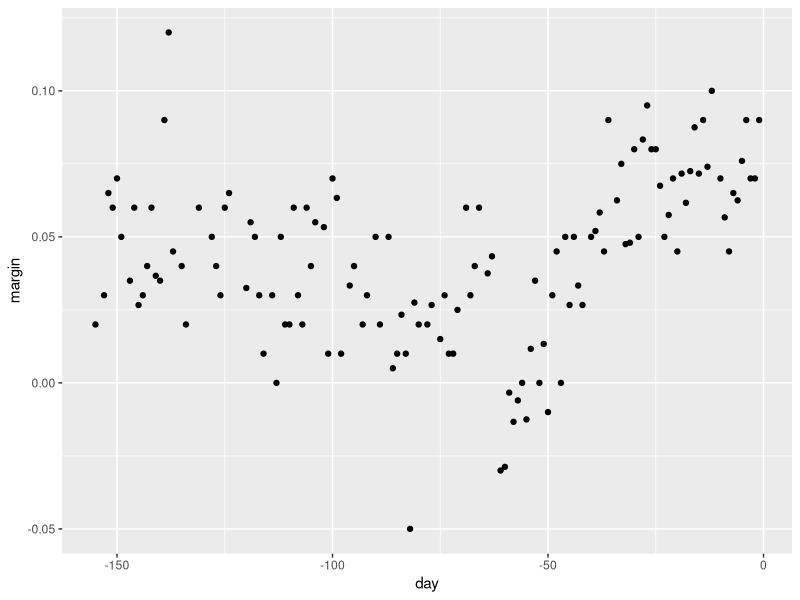
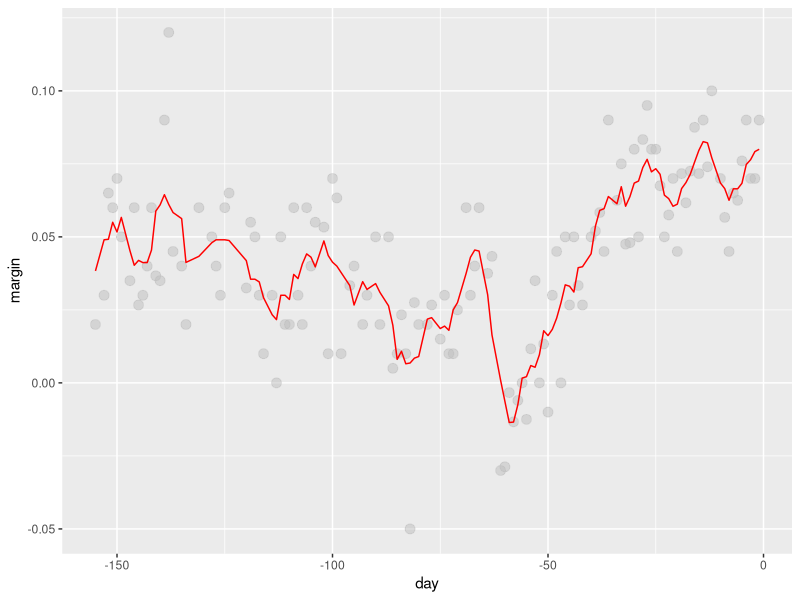
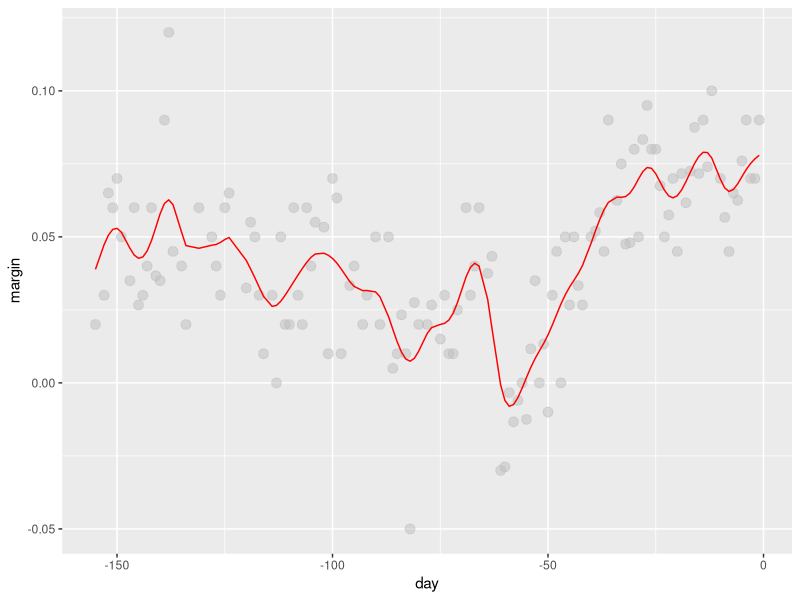

These charts were generated, in order, by the following R code:
library(dslabs)
library(tidyverse)
data("polls_2008")
qplot(day, margin, data = polls_2008)

# bin smoothers
span <- 7 
fit <- with(polls_2008,ksmooth(day, margin, x.points = day, kernel="box", bandwidth =span))
polls_2008 %>% mutate(smooth = fit$y) %>%
  ggplot(aes(day, margin)) +
  geom_point(size = 3, alpha = .5, color = "grey") + 
  geom_line(aes(day, smooth), color="red")

# kernel
span <- 7
fit <- with(polls_2008, ksmooth(day, margin,  x.points = day, kernel="normal", bandwidth = span))
polls_2008 %>% mutate(smooth = fit$y) %>%
  ggplot(aes(day, margin)) +
  geom_point(size = 3, alpha = .5, color = "grey") + 
  geom_line(aes(day, smooth), color="red")
